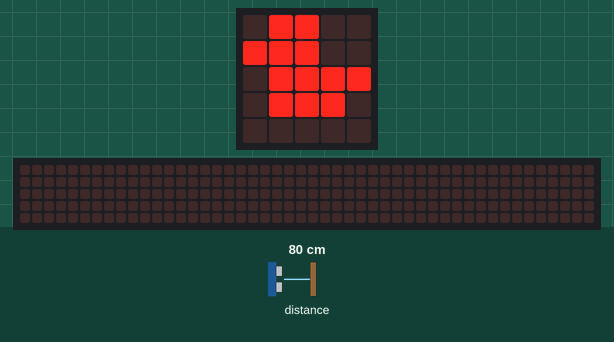
Bench run of a program on a simulated BBC micro:bit (MakeCode). On the bench: the board's 5×5 LED display, a strip that is not on the board, showing the scrolling text unrolled. The inputs (shaded band) are chosen by the test bench; at power-on: distance to the obstacle 80 cm. The 48×5 strip is a reading aid, not a part: it shows the text the display is scrolling, unrolled, one strip-width of it at a time.

Above: at 2.4 s.
2.5 s: distance to the obstacle set to 18 cm
At 3.77 s:
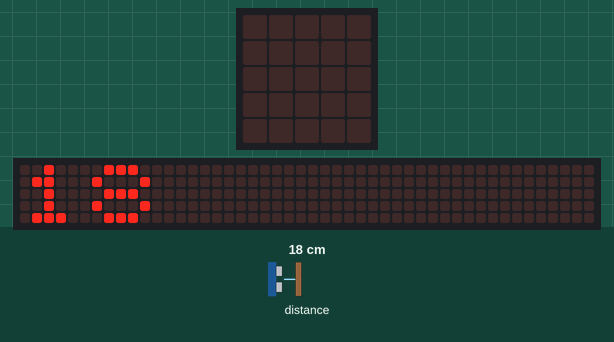
5.5 s: distance to the obstacle set to 20 cm
At 7.5 s:
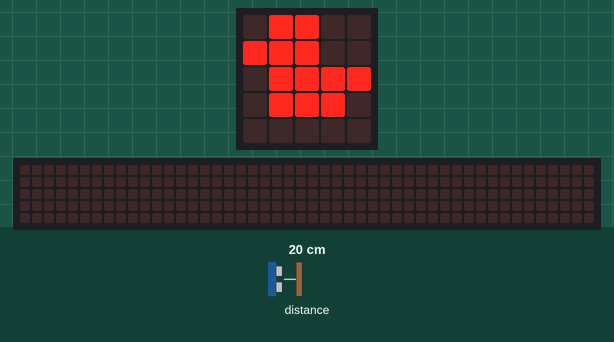
9.9 s: distance to the obstacle set to 2 cm
At 11.8 s:
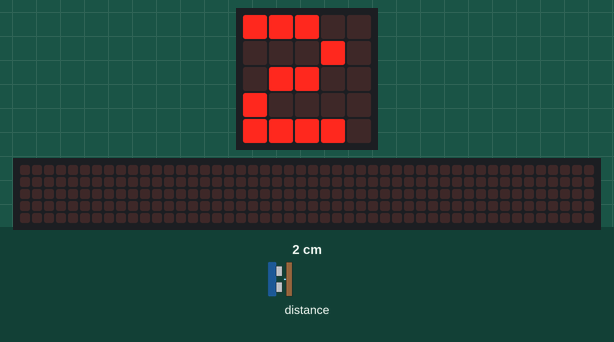
13.6 s: distance to the obstacle set to 35 cm
At 15.0 s:
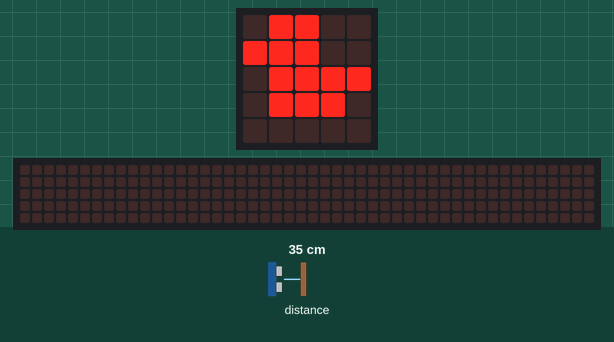
Timing chart, 0 to 16.6 s (numbered marks = the images above; inputs shaded):
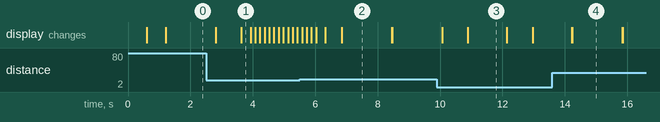

The program:

main.ts
```typescript
basic.showIcon(IconNames.House)
huskylens.initI2c()
let distanza = 0
basic.showIcon(IconNames.SmallHeart)
basic.forever(function () {
    distanza = sonar.ping(
    DigitalPin.P12,
    DigitalPin.P8,
    PingUnit.Centimeters
    )
    if (distanza != 0) {
        if (distanza <= 18) {
            for (let index = 0; index < 4; index++) {
                huskylens.takePhotoToSDCard(HUSKYLENSphoto.PHOTO)
                basic.pause(200)
            }
            basic.showNumber(distanza)
            basic.pause(500)
            basic.clearScreen()
        } else {
            basic.showIcon(IconNames.Duck)
            basic.pause(1000)
            basic.clearScreen()
        }
    }
})
```

test.ts
```typescript
// i test vanno qui; questi non saranno compilati quando questo pacchetto viene usato come estensione.
```

Measured:
- the behaviour switches between 18 and 19 cm on distance to the obstacle (found by bisection; images 1 and 2)
- after the input at 5.5 s, the display: first differs from a run without the input after 1.4 s (image 2)
- after the input at 13.6 s, the display: first differs from a run without the input after 0.64 s (image 4)
- what the display in image 2 shows lasts 1.6 s, from 6.9 s to 8.5 s
- what the display in image 3 shows lasts 1.2 s, from 10.9 s to 12.1 s
